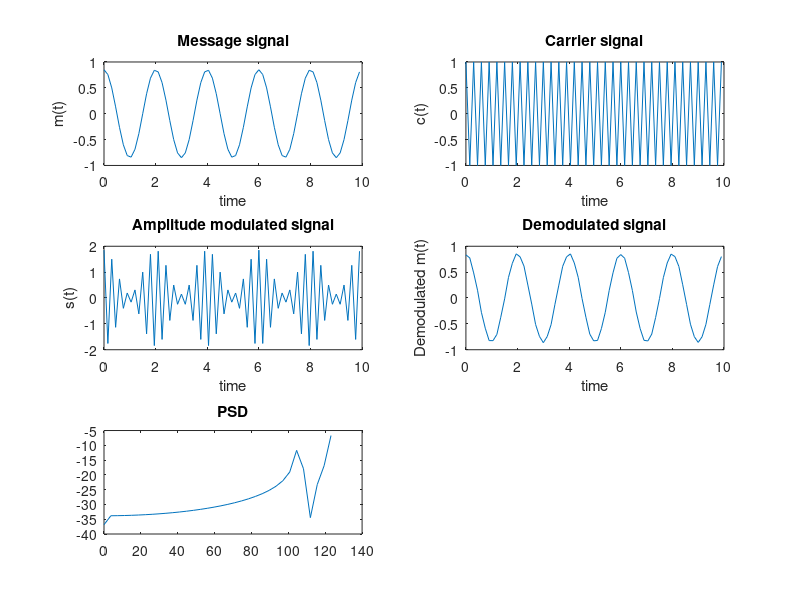

Recreate this plot in MATLAB.
% Time and frequency domain waveform of modulated signal which has phase
% reversal of 180 degree using matlab  
clear all;
close all;
clc;
fm=0.5;
Am=0.85;
fc=250;
Ac=1;
t=0:0.15:10;
mt=Am*cos(2*pi*fm*t);
ct=Ac*cos(2*pi*fc*t);
mod_index=0.85;
st=Ac*(1+(mod_index)*cos(2*pi*fm*t)).*cos(2*pi*fc*t);

s=st.*ct;
w=(fc-fm)/(fc+fm);
[b,a]=butter(2,w);
dmodmt=filter(b,a,s);
dmodmt=dmodmt-1;

subplot(3,2,1);
plot(t,mt); xlabel('time'); 
ylabel('m(t)');
title('Message signal');

subplot(3,2,2);
plot(t,ct);
xlabel('time'); 
ylabel('c(t)'); 
title('Carrier signal');

subplot(3,2,3);
plot(t,st);
xlabel('time'); 
ylabel('s(t)');
title('Amplitude modulated signal');

subplot(3,2,4);
plot(t,dmodmt);
xlabel('time'); 
ylabel('Demodulated m(t)');
title('Demodulated signal');

subplot(3,2,5);
[Pxx,F] = periodogram(st,[],length(st),fc);
 plot(F,10*log10(Pxx));

title('PSD');




